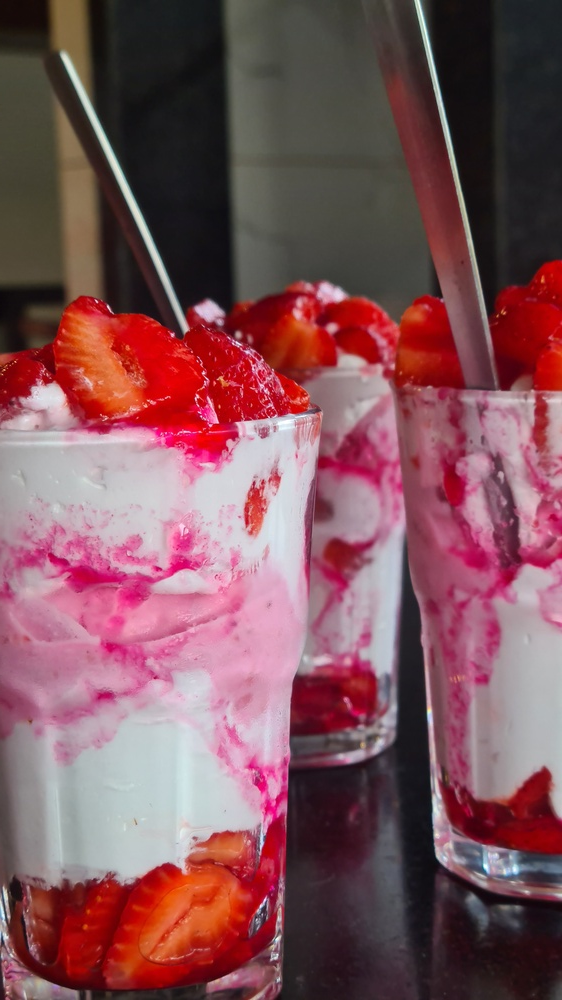
#> input picture IPPR assgn/One/input_image.jpg, 562 x 1000 px, shrunk from 2268 x 4032 before the run
$ python one.py
#> lines starting #> are read from the running program, lines starting #| are printed output that depends on the picture
import cv2
import numpy as np

def invert_image(image_path, output_path):
    # Read the image
#> called with image_path = 'input_image.jpg', output_path = 'negative_image.jpg'
    image = cv2.imread(image_path, cv2.IMREAD_GRAYSCALE)
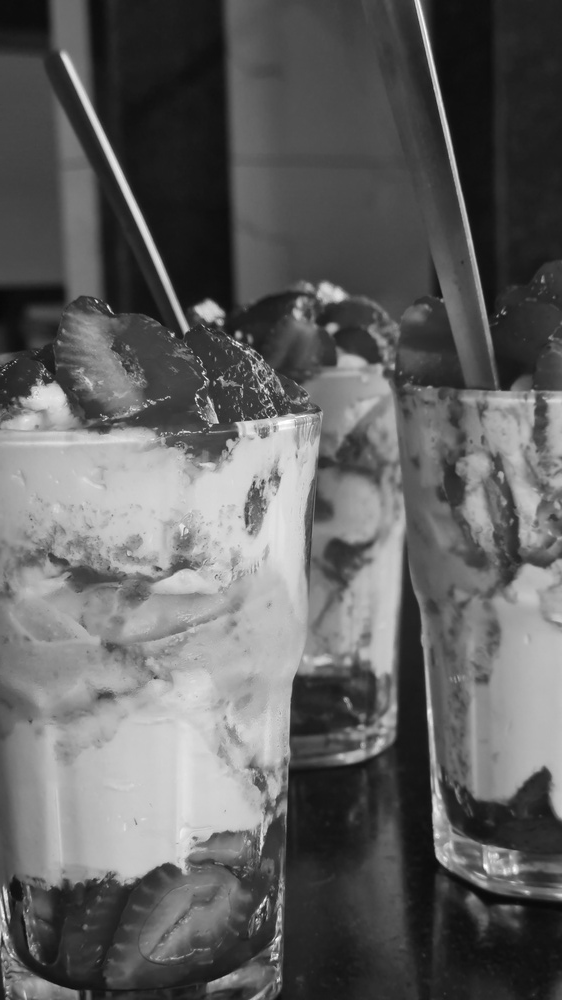
#> image: shape (1000, 562); min 8, max 255, mean 97

    if image is None:
        raise FileNotFoundError("Image not found")

    # Invert the image by subtracting each pixel value from 255
    negative_image = 255 - image
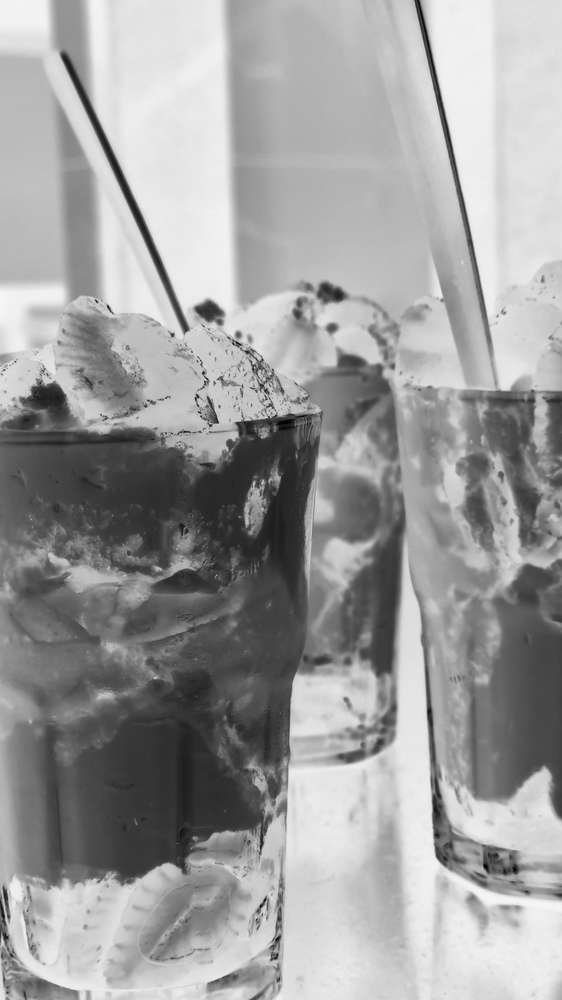
#> negative_image: shape (1000, 562); min 0, max 247, mean 158

    # Save the negative image
    cv2.imwrite(output_path, negative_image)

    print(f"Negative image saved to {output_path}")

# Example usage
image_path = 'input_image.jpg'  # Path to the input grayscale 8-bit image
output_path = 'negative_image.jpg'  # Path to save the negative image

invert_image(image_path, output_path)
